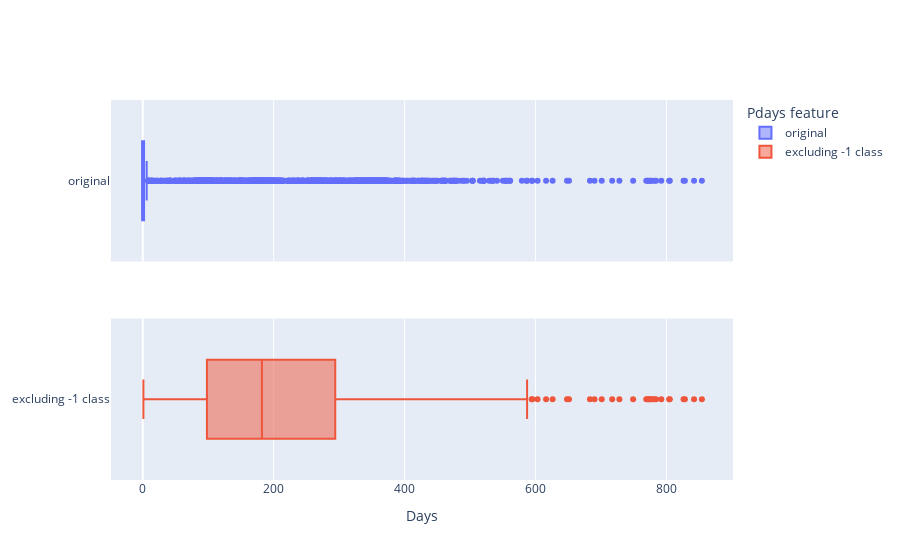

The notebook cell this image was saved under:
### Code cell
fig = make_subplots(rows=2, cols=1, shared_xaxes=True )
    
fig.add_trace(go.Box(x=data['pdays'], name='original'), row=1, col=1)
fig.add_trace(go.Box(x=data[data['pdays'] >0]['pdays'], name='excluding -1 class'), row=2, col=1, )

fig.update_layout(legend_title_text ='Pdays feature', xaxis2_title_text='Days')

### Figure 1 — Plotly figure (JSON) as saved in the notebook; plotly's stock layout.template omitted (floating-point values rounded to 4 significant figures; data arrays with more than 128 entries replaced by an {"elided": "..."} marker saying what was removed)
{"data": [{"name": "original", "type": "box", "x": {"elided": "10104 int values"}, "xaxis": "x", "yaxis": "y"}, {"name": "excluding -1 class", "type": "box", "x": {"elided": "2536 int values"}, "xaxis": "x2", "yaxis": "y2"}], "layout": {"legend": {"title": {"text": "Pdays feature"}}, "xaxis": {"anchor": "y", "domain": [0, 1], "matches": "x2", "showticklabels": false}, "xaxis2": {"anchor": "y2", "domain": [0, 1], "title": {"text": "Days"}}, "yaxis": {"anchor": "x", "domain": [0.575, 1]}, "yaxis2": {"anchor": "x2", "domain": [0, 0.425]}}}
